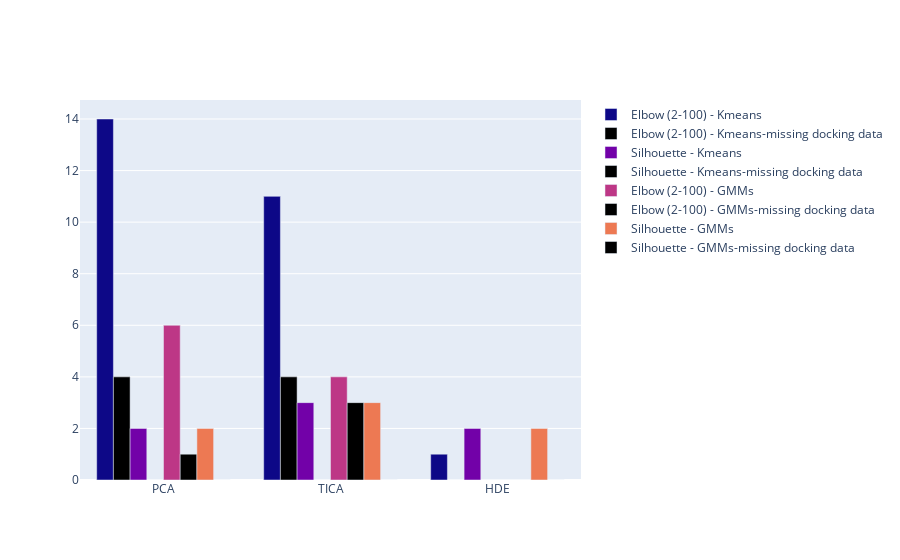

The cell this chart's notebook holds for it:
### Code cell
import plotly.graph_objects as go

def get_missing_cnt(exp_ids):
    ret = []
    for exp_id in exp_ids:
        tmp_df = frame_dockres[frame_dockres["exp_id"]==exp_id]
        ret.append(sum(list(tmp_df["missing_dock_data"])))
    return ret

colors = px.colors.sequential.Plasma
bars = []
for i, lab in enumerate(exp_metadata["clust"].unique()):
    c = colors[2*i]
    tmp_df = exp_metadata[exp_metadata["clust"]==lab]
    
    name = lab
    bars.append(go.Bar(name = name, x = tmp_df["dimred"], y=tmp_df["conf_cnt"], marker_color=c))
    name = lab+"-missing docking data"
    bars.append(go.Bar(name = name, 
                       x = tmp_df["dimred"], 
                       y=get_missing_cnt(tmp_df["id"]), 
                       marker_color="black")
               )
    
    
fig = go.Figure(bars)
fig.show()

### Figure 1 — Plotly figure (JSON) as saved in the notebook; plotly's stock layout.template omitted (floating-point values rounded to 4 significant figures)
{"data": [{"marker": {"color": "#0d0887"}, "name": "Elbow (2-100) - Kmeans", "type": "bar", "x": ["PCA", "TICA", "HDE"], "y": [14, 11, 1]}, {"marker": {"color": "black"}, "name": "Elbow (2-100) - Kmeans-missing docking data", "type": "bar", "x": ["PCA", "TICA", "HDE"], "y": [4, 4, 0]}, {"marker": {"color": "#7201a8"}, "name": "Silhouette - Kmeans", "type": "bar", "x": ["PCA", "TICA", "HDE"], "y": [2, 3, 2]}, {"marker": {"color": "black"}, "name": "Silhouette - Kmeans-missing docking data", "type": "bar", "x": ["PCA", "TICA", "HDE"], "y": [0, 0, 0]}, {"marker": {"color": "#bd3786"}, "name": "Elbow (2-100) - GMMs", "type": "bar", "x": ["PCA", "TICA", "HDE"], "y": [6, 4, 0]}, {"marker": {"color": "black"}, "name": "Elbow (2-100) - GMMs-missing docking data", "type": "bar", "x": ["PCA", "TICA", "HDE"], "y": [1, 3, 0]}, {"marker": {"color": "#ed7953"}, "name": "Silhouette - GMMs", "type": "bar", "x": ["PCA", "TICA", "HDE"], "y": [2, 3, 2]}, {"marker": {"color": "black"}, "name": "Silhouette - GMMs-missing docking data", "type": "bar", "x": ["PCA", "TICA", "HDE"], "y": [0, 0, 0]}], "layout": {}}
